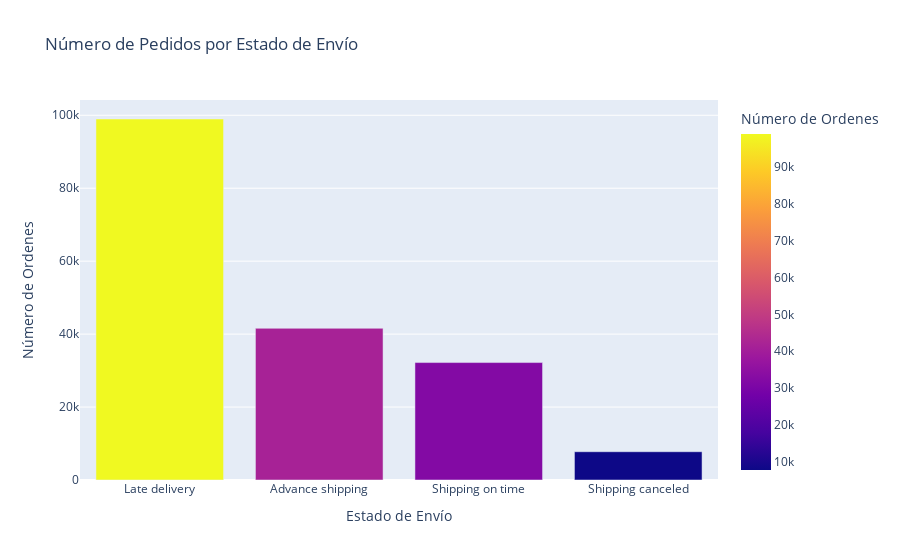

The code cell stored with this chart in its notebook:
### Markdown cell above
## Filtramos por "Delivery Status"

### Code cell
#agrupa el df por el estado de entrega, cuenta el número de pedidos en cada estado, convierte el resultado a un nuevo DataFrame (data_delivery_status) y lo ordena de mayor a menor según el número de pedidos
data_delivery_status=df1.groupby(['Delivery Status'])['Order Id'].count().reset_index(name='Number of Orders').sort_values(by= 'Number of Orders', ascending= False)

#creamos un gráfico de barras que muestra la cantidad de pedidos por estado de entrega. 
#Las barras están coloreadas según el número de pedidos, y las etiquetas de los ejes se establecen para una visualización clara.
fig = px.bar(
    data_delivery_status,
    x='Delivery Status',            # Etiqueta para el eje x
    y='Number of Orders',           # Etiqueta para el eje y
    color='Number of Orders',       # Color de las barras basado en el número de pedidos
    labels={
        'Delivery Status': 'Estado de Envío',     # Etiqueta personalizada para el eje x
        'Number of Orders': 'Número de Ordenes'  # Etiqueta personalizada para el eje y
    },
    title='Número de Pedidos por Estado de Envío'  # Título del gráfico
)

# Muestra el gráfico
fig.show()

### Figure 1 — Plotly figure (JSON) as saved in the notebook; plotly's stock layout.template omitted (floating-point values rounded to 4 significant figures)
{"data": [{"alignmentgroup": "True", "hovertemplate": "Estado de Envío=%{x}<br>Número de Ordenes=%{marker.color}<extra></extra>", "legendgroup": "", "marker": {"color": [98977, 41592, 32196, 7754], "coloraxis": "coloraxis", "pattern": {"shape": ""}}, "name": "", "offsetgroup": "", "orientation": "v", "showlegend": false, "textposition": "auto", "type": "bar", "x": ["Late delivery", "Advance shipping", "Shipping on time", "Shipping canceled"], "xaxis": "x", "y": [98977, 41592, 32196, 7754], "yaxis": "y"}], "layout": {"autosize": true, "barmode": "relative", "coloraxis": {"colorbar": {"title": {"text": "Número de Ordenes"}}, "colorscale": [[0, "#0d0887"], [0.1111, "#46039f"], [0.2222, "#7201a8"], [0.3333, "#9c179e"], [0.4444, "#bd3786"], [0.5556, "#d8576b"], [0.6667, "#ed7953"], [0.7778, "#fb9f3a"], [0.8889, "#fdca26"], [1, "#f0f921"]]}, "legend": {"tracegroupgap": 0}, "title": {"text": "Número de Pedidos por Estado de Envío"}, "xaxis": {"anchor": "y", "autorange": true, "domain": [0, 1], "range": [-0.5, 3.5], "title": {"text": "Estado de Envío"}, "type": "category"}, "yaxis": {"anchor": "x", "autorange": true, "domain": [0, 1], "range": [0, 104200.0], "title": {"text": "Número de Ordenes"}, "type": "linear"}}}
